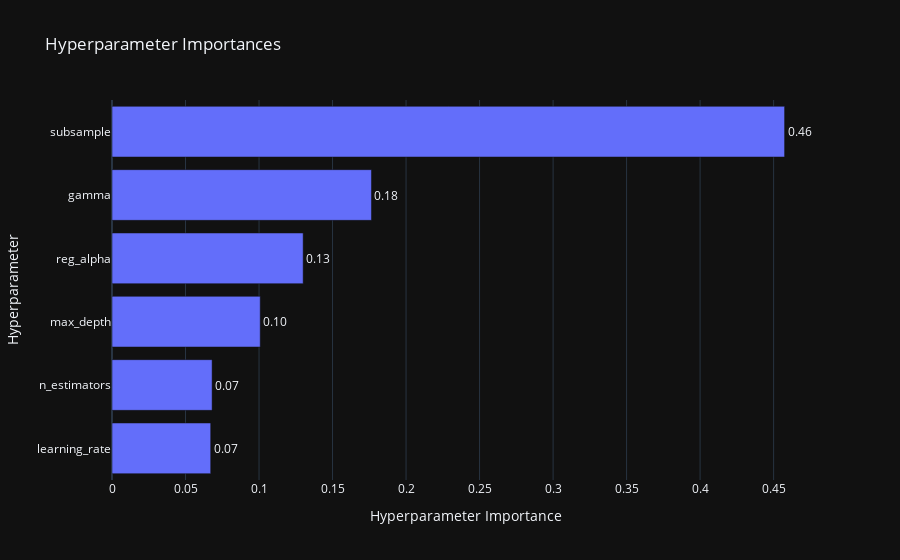

The code cell stored with this chart in its notebook:
### Code cell
import optuna.visualization as optuna_plots
optuna.visualization.plot_param_importances(study)

### Figure 1 — Plotly figure (JSON) as saved in the notebook; plotly's stock layout.template omitted (floating-point values rounded to 4 significant figures)
{"data": [{"cliponaxis": false, "hovertemplate": ["learning_rate (FloatDistribution): 0.06712839646110275<extra></extra>", "n_estimators (IntDistribution): 0.06808750226429404<extra></extra>", "max_depth (IntDistribution): 0.1008211472970944<extra></extra>", "reg_alpha (FloatDistribution): 0.13001859380930425<extra></extra>", "gamma (FloatDistribution): 0.17647120300283548<extra></extra>", "subsample (FloatDistribution): 0.45747315716536924<extra></extra>"], "name": "Objective Value", "orientation": "h", "text": ["0.07", "0.07", "0.10", "0.13", "0.18", "0.46"], "textposition": "outside", "x": [0.06713, 0.06809, 0.1008, 0.13, 0.1765, 0.4575], "y": ["learning_rate", "n_estimators", "max_depth", "reg_alpha", "gamma", "subsample"], "type": "bar"}], "layout": {"title": {"text": "Hyperparameter Importances"}, "xaxis": {"title": {"text": "Hyperparameter Importance"}}, "yaxis": {"title": {"text": "Hyperparameter"}}}}
